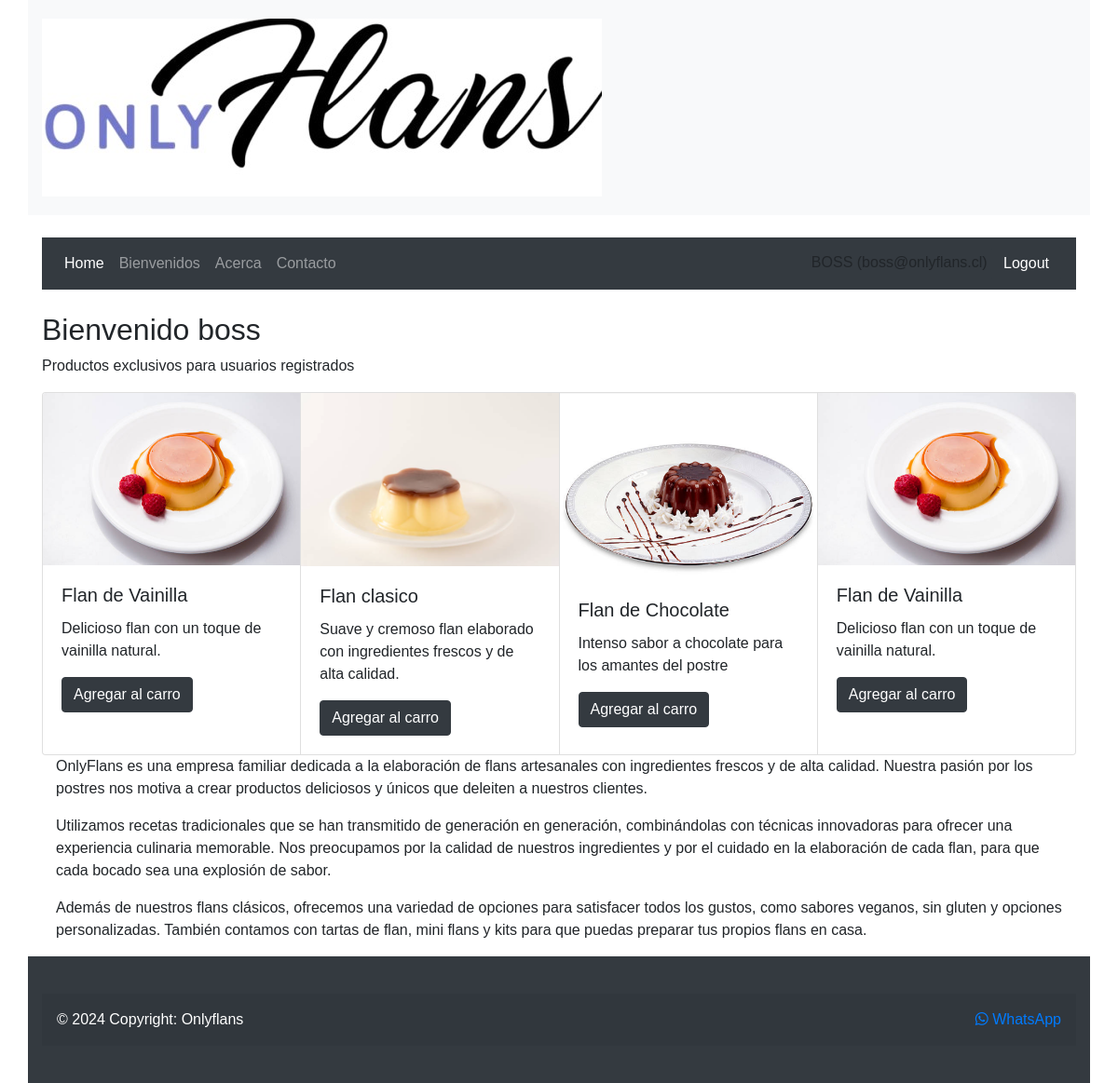
The page /welcome (signed in) on the database its author committed.
### web/models.py (models this page shows)
class Flan(models.Model):
    flan_uuid = models.UUIDField(primary_key=True)
    name = models.CharField(max_length=64)
    description = models.TextField()
    image_url = models.URLField()
    slug = models.SlugField()
    is_private = models.BooleanField(default=False)

### web/views.py (the view)
# urls.py: path('welcome', welcome, name= 'welcome'),
@login_required
def welcome(request):
    flanes_privados = Flan.objects.filter(is_private=True)
    context = {'flanes': flanes_privados}
    return render(request, "welcome.html", context)

### onlyflans/front/assets/templates/welcome.html
{% extends "base.html" %} {% block contenido %}
<main>
  <h2>Bienvenido {{ user.username }}</h2>
  <p>Productos exclusivos para usuarios registrados</p>
  <section class="welcome">
    <section class="productos">
      <div class="card-group d-flex flex-wrap">
        {% for flan in flanes %}
        <div class="card" style="width: 18rem">
          <img
            src="{{ flan.image_url }}"
            class="card-img-top"
            alt="{{ flan.name }}" />
          <div class="card-body">
            <h5 class="card-title">{{ flan.name }}</h5>
            <p class="card-text">{{ flan.description }}</p>
            <a href="#" class="btn btn-dark">Agregar al carro</a>
          </div>
        </div>
        {% endfor %}
      </div>
    </section>
    <div class="container welcome-text">
      <p>
        OnlyFlans es una empresa familiar dedicada a la elaboración de flans
        artesanales con ingredientes frescos y de alta calidad. Nuestra pasión
        por los postres nos motiva a crear productos deliciosos y únicos que
        deleiten a nuestros clientes.
      </p>
      <p>
        Utilizamos recetas tradicionales que se han transmitido de generación en
        generación, combinándolas con técnicas innovadoras para ofrecer una
        experiencia culinaria memorable. Nos preocupamos por la calidad de
        nuestros ingredientes y por el cuidado en la elaboración de cada flan,
        para que cada bocado sea una explosión de sabor.
      </p>
      <p>
        Además de nuestros flans clásicos, ofrecemos una variedad de opciones
        para satisfacer todos los gustos, como sabores veganos, sin gluten y
        opciones personalizadas. También contamos con tartas de flan, mini flans
        y kits para que puedas preparar tus propios flans en casa.
      </p>
    </div>
  </section>
</main>
{% endblock contenido %}

### onlyflans/front/assets/templates/navbar.html (shortened to what this page needs)
<div class="container">
  <nav class="navbar navbar-expand-lg navbar-dark bg-dark">
    <div class="collapse navbar-collapse" id="navbarSupportedContent">
      <ul class="navbar-nav mr-auto">
        <li class="nav-item active">
          <a class="nav-link" href="{% url 'index' %}"
            >Home <span class="sr-only">(current)</span></a
          >
        </li>
        <li class="nav-item">
          <a class="nav-link" href="{% url 'welcome' %}">Bienvenidos</a>
        </li>
        <li class="nav-item">
          <a class="nav-link" href="{% url 'about' %}">Acerca</a>
        </li>
        <li class="nav-item">
          <a class="nav-link" href="{% url 'contacto' %}">Contacto</a>
        </li>
      </ul>
      <form class="justify-content-start">
        {% if request.user.is_authenticated %} {{ user.username | upper }}
        ({{ user.email }})
        <a class="btn btn-dark" href="{% url 'logout' %}" role="button">
          Logout
        </a>
        {% else %}
        <a class="btn btn-dark" href="{% url 'login' %}" role="button">Login</a>
        <a class="btn btn-dark" href="{% url 'registro' %}" role="button"
          >Registrarse</a
        >
        {% endif %}
      </form>
    </div>
  </nav>
</div>

### web/static/css/style.css (style rules this page uses)
body { font-family: sans-serif; }

### rows shown on the page
Flan: image_url (picture), name "Flan de Vainilla", description "Delicioso flan con un toque de vainilla natural."
Flan: image_url (picture), name "Flan clasico", description "Suave y cremoso flan elaborado con ingredientes frescos y de alta calidad."
Flan: image_url (picture), name "Flan de Chocolate", description "Intenso sabor a chocolate para los amantes del postre"
Flan: image_url (picture), name "Flan de Vainilla", description "Delicioso flan con un toque de vainilla natural."

### other values the page prints
{{ user.username | upper }} "BOSS"
{{ user.email }} "boss@onlyflans.cl"
{{ user.username }} "boss"
